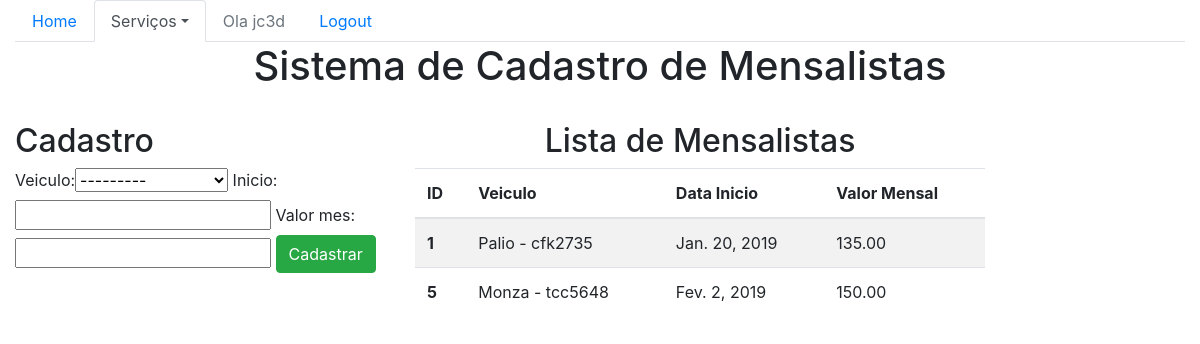
Screenshot of /sistema/mensalista (signed in) with the database file from the repository.
### core/models.py (models this page shows, shortened)
class Mensalista(models.Model):
    veiculo = models.ForeignKey(Veiculo, on_delete=models.CASCADE)
    inicio = models.DateField()
    valor_mes = models.DecimalField(max_digits=5, decimal_places=2)

class Veiculo(models.Model):
    marca = models.CharField(max_length=100)
    placa = models.CharField(max_length=7)
    propietario = models.ForeignKey(Pessoa, on_delete=models.CASCADE)
    cor = models.CharField(max_length=15)
    observacoes = models.TextField()
    def __str__(self):
        return self.marca + ' - ' + self.placa

### core/views.py (the view)
# urls.py: path('mensalista', lista_mensalistas, name='core_lista_mensalistas'),
@login_required()
def lista_mensalistas(request):
    mensalistas = Mensalista.objects.all()
    form = Mensalistaform()
    data = {'mensalistas': mensalistas, 'form': form}
    return render(request, 'core/lista_mensalistas.html', data)

### core/forms.py
class Mensalistaform(ModelForm):
    class Meta:
        model = Mensalista
        fields = '__all__'

### core/templates/core/lista_mensalistas.html (shortened to what this page needs)
{% extends 'base.html' %}
{% load bootstrap %}
{% block menu %}
<ul class="nav nav-tabs">
  <li class="nav-item">
    <a class="nav-link" href="{% url 'core_home' %}">Home</a>
  </li>
  <li class="nav-item dropdown">
    <a class="nav-link dropdown-toggle active" data-toggle="dropdown" href="#" role="button" aria-haspopup="true" aria-expanded="false">Serviços</a>
    {% if user.is_authenticated %}
      <li class="nav-item ">
        <a class="nav-link disabled" href="#">Ola {{ user }}</a>
      </li>
      <li class="nav-item ">
        <a class="nav-link" href="{% url 'logout' %}">Logout</a>
      </li>
    {% else %}
      <li class="nav-item ">
        <a class="nav-link" href="{% url 'login' %}">Login</a>
      </li>
    {% endif %}
</ul>
{% endblock %}
{% block main %}
<div class="row">
    <div class="col-12">
        <h1 class="text-center">Sistema de Cadastro de Mensalistas</h1>
    </div>
</div>
<div class="row">
    <div class="col-sm-4">
        <br>
        <h2>Cadastro</h2>
        <form action="{% url 'core_mensalista_novo' %}" method="POST">
            {{ form|bootstrap }}
            <button type="submit" class="btn btn-success">Cadastrar</button>
        </form>
    </div>
    <div class="col-sm-6">
        <br>
        <h2 class="text-center">Lista de Mensalistas</h2>
        <table class="table table-striped">
              <thead>
                  <tr>
                  <th scope="col">ID</th>
                  <th scope="col">Veiculo</th>
                  <th scope="col">Data Inicio</th>
                  <th scope="col">Valor Mensal</th>
                  </tr>
              </thead>
              <tbody>
                  {% for mensalista in mensalistas %}
                  <tr>
                  <th scope="row">{{ mensalista.id }}</th>
                  <td>{{ mensalista.veiculo }}</td>
                  <td>{{ mensalista.inicio }}</td>
                  <td>{{ mensalista.valor_mes }}</td>
                  </tr>
                  {% endfor %}
              </tbody>
        </table>
    </div>
</div>
{% endblock %}

### rows the page displays
Mensalista: id "1", veiculo "Palio - cfk2735", inicio "Jan. 20, 2019", valor_mes "135.00"
Mensalista: id "5", veiculo "Monza - tcc5648", inicio "Fev. 2, 2019", valor_mes "150.00"

### other values shown
{{ user }} "jc3d"
